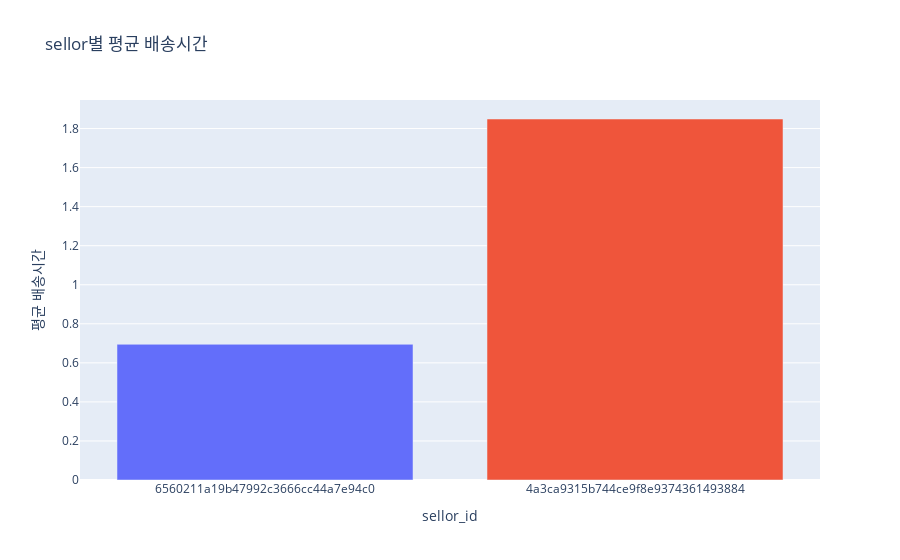

This figure's notebook cell:
### Markdown cell above
#### 6560211a19b47992c3666cc44a7e94c0 Sellor 분석

### Code cell
# sellor_data1은 6560211a19b47992c3666cc44a7e94c0
# sellor_data2는 4a3ca9315b744ce9f8e9374361493884

seller_data1 = olist_data[olist_data['seller_id'] == '6560211a19b47992c3666cc44a7e94c0']
seller_data2 = olist_data[olist_data['seller_id'] == '4a3ca9315b744ce9f8e9374361493884']

seller_data1['order_approved_at'] = pd.to_datetime(seller_data1['order_approved_at'])
seller_data1['order_delivered_carrier_date'] = pd.to_datetime(seller_data1['order_delivered_carrier_date'])
seller_data1['delivery_time'] = seller_data1['order_delivered_carrier_date'] - seller_data1['order_approved_at']
seller_data1['delivery_time'] = seller_data1['delivery_time'].dt.days

seller_data2['order_approved_at'] = pd.to_datetime(seller_data2['order_approved_at'])
seller_data2['order_delivered_carrier_date'] = pd.to_datetime(seller_data2['order_delivered_carrier_date'])
seller_data2['delivery_time'] = seller_data2['order_delivered_carrier_date'] - seller_data2['order_approved_at']
seller_data2['delivery_time'] = seller_data2['delivery_time'].dt.days

# 평균 배송시간 계산
seller1_delivery_time = seller_data1['delivery_time'].mean()
seller2_delivery_time = seller_data2['delivery_time'].mean()

fig = go.Figure()

fig.add_trace(go.Bar(
    x=['6560211a19b47992c3666cc44a7e94c0', '4a3ca9315b744ce9f8e9374361493884'],
    y=[seller1_delivery_time, seller2_delivery_time],
    marker_color=px.colors.qualitative.Plotly
))
fig.update_layout(
    title='sellor별 평균 배송시간',
    xaxis_title='sellor_id',
    yaxis_title='평균 배송시간'
)
fig.show()

### Figure 1 — Plotly figure (JSON) as saved in the notebook; plotly's stock layout.template omitted (floating-point values rounded to 4 significant figures)
{"data": [{"marker": {"color": ["#636EFA", "#EF553B", "#00CC96", "#AB63FA", "#FFA15A", "#19D3F3", "#FF6692", "#B6E880", "#FF97FF", "#FECB52"]}, "type": "bar", "x": ["6560211a19b47992c3666cc44a7e94c0", "4a3ca9315b744ce9f8e9374361493884"], "y": [0.695, 1.849]}], "layout": {"title": {"text": "sellor별 평균 배송시간"}, "xaxis": {"title": {"text": "sellor_id"}}, "yaxis": {"title": {"text": "평균 배송시간"}}}}
